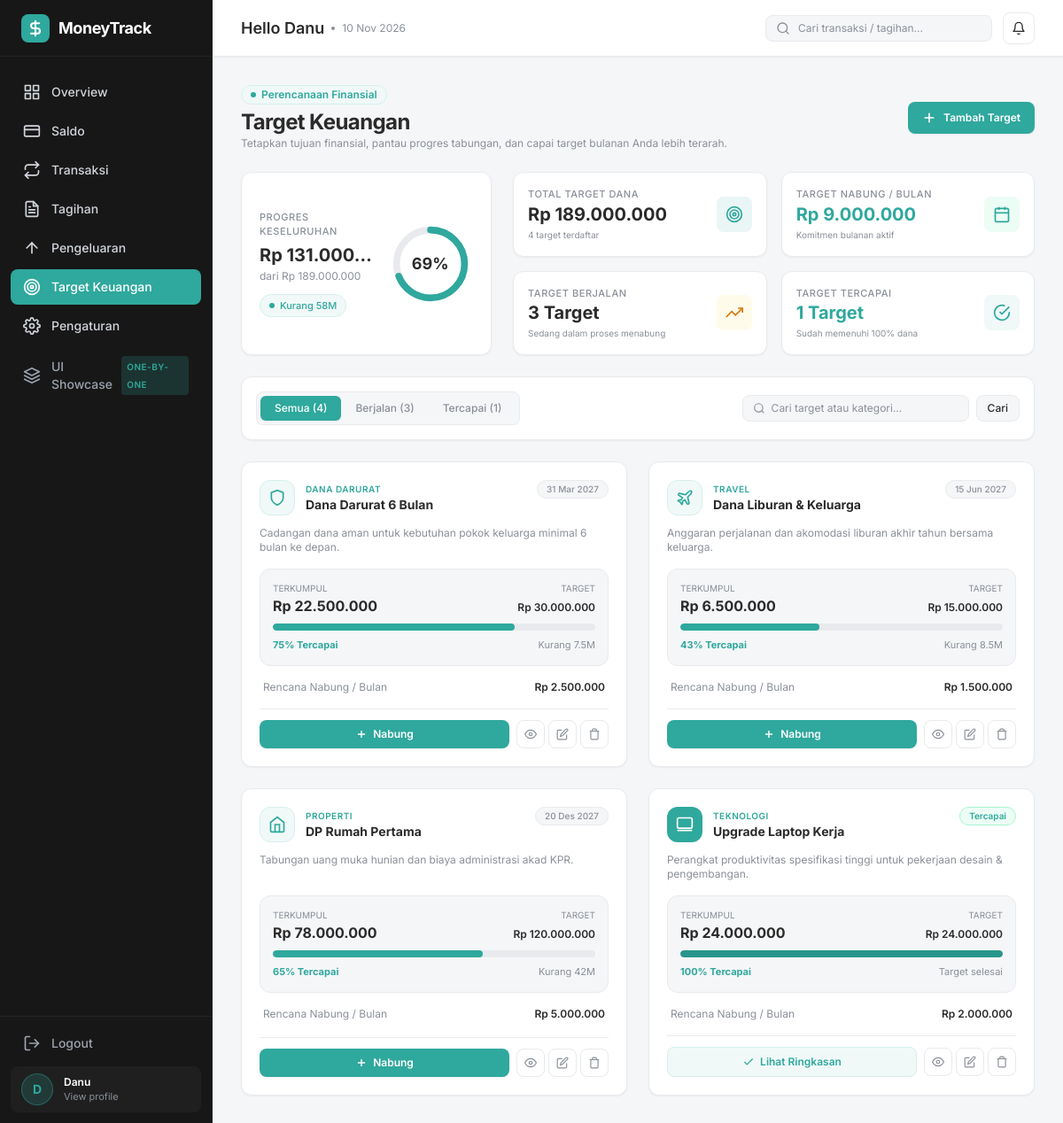
The page /goals on the database its author committed.
### tables this page shows
CREATE TABLE IF NOT EXISTS goals (
    id BIGINT UNSIGNED AUTO_INCREMENT PRIMARY KEY,
    user_id BIGINT UNSIGNED NOT NULL,
    title VARCHAR(120) NOT NULL,
    description VARCHAR(255) DEFAULT NULL,
    category_tag VARCHAR(50) NOT NULL DEFAULT 'Tabungan',
    target_amount DECIMAL(15,2) NOT NULL,
    current_amount DECIMAL(15,2) NOT NULL DEFAULT 0,
    monthly_target DECIMAL(15,2) NOT NULL DEFAULT 0,
    deadline_date DATE NOT NULL,
    icon VARCHAR(50) NOT NULL DEFAULT 'target',
    status ENUM('active', 'completed') NOT NULL DEFAULT 'active',
    created_at TIMESTAMP DEFAULT CURRENT_TIMESTAMP,
    updated_at TIMESTAMP DEFAULT CURRENT_TIMESTAMP ON UPDATE CURRENT_TIMESTAMP,
    CONSTRAINT fk_goals_user
        FOREIGN KEY (user_id)
        REFERENCES users(id)
        ON DELETE CASCADE
);

### views/goals/index.php (the view, shortened to what the rows shown need)
<?php
$searchQuery = $search ?? '';
function getGoalIconSvg(string $icon): string
{
    switch ($icon) {
        case 'shield':
            return '<svg class="w-5 h-5" viewBox="0 0 24 24" fill="none" stroke="currentColor" stroke-width="2"><path d="M12 22s8-4 8-10V5l-8-3-8 3v7c0 6 8 10 8 10z"></path></svg>';
        case 'home':
            return '<svg class="w-5 h-5" viewBox="0 0 24 24" fill="none" stroke="currentColor" stroke-width="2"><path d="M3 9l9-7 9 7v11a2 2 0 0 1-2 2H5a2 2 0 0 1-2-2z"></path><polyline points="9 22 9 12 15 12 15 22"></polyline></svg>';
        case 'laptop':
            return '<svg class="w-5 h-5" viewBox="0 0 24 24" fill="none" stroke="currentColor" stroke-width="2"><rect x="2" y="3" width="20" height="14" rx="2" ry="2"></rect><line x1="2" y1="20" x2="22" y2="20"></line></svg>';
        case 'plane':
            return '<svg class="w-5 h-5" viewBox="0 0 24 24" fill="none" stroke="currentColor" stroke-width="2"><path d="M17.8 19.2 16 11l3.5-3.5C21 6 21.5 4 21 3c-1-.5-3 0-4.5 1.5L13 8 4.8 6.2c-.5-.1-.9.1-1.1.5l-.3.5c-.2.5-.1 1 .3 1.3L9 12l-2 3H4l-1 1 3 2 2 3 1-1v-3l3-2 3.5 5.3c.3.4.8.5 1.3.3l.5-.2c.4-.3.6-.7.5-1.2z"></path></svg>';
        case 'trending-up':
            return '<svg class="w-5 h-5" viewBox="0 0 24 24" fill="none" stroke="currentColor" stroke-width="2"><polyline points="23 6 13.5 15.5 8.5 10.5 1 18"></polyline><polyline points="17 6 23 6 23 12"></polyline></svg>';
        case 'graduation-cap':
            return '<svg class="w-5 h-5" viewBox="0 0 24 24" fill="none" stroke="currentColor" stroke-width="2"><path d="M22 10v6M2 10l10-5 10 5-10 5z"></path><path d="M6 12v5c3 3 9 3 12 0v-5"></path></svg>';
        case 'car':
            return '<svg class="w-5 h-5" viewBox="0 0 24 24" fill="none" stroke="currentColor" stroke-width="2"><path d="M19 17h2c.6 0 1-.4 1-1v-3c0-.9-.7-1.7-1.5-1.9C18.7 10.6 16 10 16 10s-1.3-1.4-2.2-2.3c-.5-.4-1.1-.7-1.8-.7H5c-.6 0-1.1.4-1.4.9l-1.4 2.9C2.1 11 2 11.5 2 12v4c0 .6.4 1 1 1h2"></path><circle cx="7" cy="17" r="2"></circle><path d="M9 17h6"></path><circle cx="17" cy="17" r="2"></circle></svg>';
        default:
            return '<svg class="w-5 h-5" viewBox="0 0 24 24" fill="none" stroke="currentColor" stroke-width="2"><circle cx="12" cy="12" r="10"></circle><circle cx="12" cy="12" r="6"></circle><circle cx="12" cy="12" r="2"></circle></svg>';
    }
}
?>
<div class="space-y-6">
    <div class="flex flex-col sm:flex-row sm:items-center justify-between gap-4">
        <div>
            <h1 class="text-xl sm:text-2xl font-bold text-[#2B2B2B] tracking-tight">
                Target Keuangan
            </h1>
        </div>
    </div>
    <?php if (empty($goals)): ?>
        <div class="bg-white border border-[#E8EAED] rounded-xl p-12 text-center shadow-sm">
            <div class="w-12 h-12 rounded-full bg-[#F5F6F8] text-[#8A8F98] flex items-center justify-center mx-auto mb-3">
                <svg class="w-6 h-6" viewBox="0 0 24 24" fill="none" stroke="currentColor" stroke-width="2">
                    <circle cx="12" cy="12" r="10"></circle>
                    <circle cx="12" cy="12" r="6"></circle>
                    <circle cx="12" cy="12" r="2"></circle>
                </svg>
            </div>
            <h3 class="text-sm font-bold text-[#2B2B2B] mb-1">Belum Ada Target Keuangan</h3>
            <p class="text-xs text-[#8A8F98] mb-4">
                <?= !empty($searchQuery) ? 'Tidak ditemukan target yang cocok dengan kata kunci pencarian Anda.' : 'Mulai rencanakan impian finansial Anda dengan menambahkan target pertama.' ?>
            </p>
            <button
                type="button"
                onclick="openAddGoalModal()"
                class="inline-flex items-center gap-1.5 px-4 py-2 bg-[#2FA89D] text-white text-xs font-semibold rounded-lg shadow-sm hover:bg-[#27958B] transition-colors"
            >
                + Tambah Target Baru
            </button>
        </div>
    <?php else: ?>
        <div class="grid grid-cols-1 md:grid-cols-2 xl:grid-cols-3 gap-6">
            <?php foreach ($goals as $g): ?>
                <?php
                    $targetAmt = (float)$g['target_amount'];
                    $currentAmt = (float)$g['current_amount'];
                    $monthlyAmt = (float)$g['monthly_target'];
                    $pct = $targetAmt > 0 ? min(100, (int)round(($currentAmt / $targetAmt) * 100)) : 0;
                    $remaining = max(0, $targetAmt - $currentAmt);
                    $isCompleted = ($g['status'] === 'completed') || ($pct >= 100);
                    $deadlineLabel = formatIndonesianDate($g['deadline_date']);
                ?>
                <div class="bg-white border border-[#E8EAED] hover:border-[#2FA89D]/50 rounded-xl p-5 shadow-sm flex flex-col justify-between transition-all">
                    <div>
                        <div class="flex items-start justify-between gap-3 mb-3">
                            <div class="flex items-center gap-3 min-w-0">
                                <div class="w-10 h-10 rounded-xl flex items-center justify-center flex-shrink-0 <?= $isCompleted ? 'bg-[#2FA89D] text-white' : 'bg-[#F0F9F8] text-[#2FA89D] border border-[#D6F0ED]' ?>">
                                    <?= getGoalIconSvg($g['icon'] ?: 'target') ?>
                                </div>
                                <div class="min-w-0">
                                    <span class="text-[10px] font-semibold uppercase tracking-wider text-[#2FA89D] block">
                                        <?= e($g['category_tag']) ?>
                                    </span>
                                    <h3 class="text-sm font-bold text-[#2B2B2B] truncate" title="<?= e($g['title']) ?>">
                                        <?= e($g['title']) ?>
                                    </h3>
                                </div>
                            </div>
                            <?php if ($isCompleted): ?>
                                <span class="inline-flex items-center gap-1 px-2.5 py-0.5 rounded-full text-[10px] font-semibold bg-emerald-50 text-[#2FA89D] border border-emerald-200 flex-shrink-0">
                                    Tercapai
                                </span>
                            <?php else: ?>
                                <span class="inline-flex items-center px-2.5 py-0.5 rounded-full text-[10px] font-medium bg-[#F5F6F8] text-[#8A8F98] border border-[#E8EAED] flex-shrink-0">
                                    <?= e($deadlineLabel) ?>
                                </span>
                            <?php endif; ?>
                        </div>
                        <p class="text-xs text-[#8A8F98] mb-4 line-clamp-2 min-h-[32px]">
                            <?= e($g['description'] ?: 'Target tabungan pribadi MoneyTrack.') ?>
                        </p>
                        <div class="p-3.5 rounded-xl bg-[#F5F6F8] border border-[#E8EAED] mb-4">
                            <div class="flex items-baseline justify-between gap-2 mb-2">
                                <div>
                                    <span class="text-[10px] text-[#8A8F98] uppercase block">Terkumpul</span>
                                    <span class="text-base font-bold text-[#2B2B2B]"><?= formatRupiah($currentAmt) ?></span>
                                </div>
                                <div class="text-right">
                                    <span class="text-[10px] text-[#8A8F98] uppercase block">Target</span>
                                    <span class="text-xs font-semibold text-[#2B2B2B]"><?= formatRupiah($targetAmt) ?></span>
                                </div>
                            </div>
                            <div class="w-full h-2 bg-[#E8EAED] rounded-full overflow-hidden mb-2">
                                <div
                                    class="h-full rounded-full transition-all duration-700 <?= $isCompleted ? 'bg-[#27958B]' : 'bg-[#2FA89D]' ?>"
                                    style="width: <?= $pct ?>%;"
                                ></div>
                            </div>
                            <div class="flex items-center justify-between text-[11px]">
                                <span class="font-bold text-[#2FA89D]"><?= $pct ?>% Tercapai</span>
                                <span class="text-[#8A8F98]">
                                    <?= $isCompleted ? 'Target selesai' : 'Kurang ' . formatShortRupiah($remaining) ?>
                                </span>
                            </div>
                        </div>
                        <div class="flex items-center justify-between text-xs text-[#8A8F98] mb-4 px-1">
                            <span>Rencana Nabung / Bulan</span>
                            <span class="font-semibold text-[#2B2B2B]"><?= formatRupiah($monthlyAmt) ?></span>
                        </div>
                    </div>
                    <div class="pt-3 border-t border-[#E8EAED] flex items-center justify-between gap-2">
                        <?php if (!$isCompleted): ?>
                            <button
                                type="button"
                                onclick="openDepositGoalModal(<?= (int)$g['id'] ?>, <?= e(json_encode((string)$g['title'])) ?>, <?= $pct ?>, <?= e(json_encode(formatRupiah($remaining))) ?>)"
                                class="flex-1 inline-flex items-center justify-center gap-1.5 px-3 py-2 bg-[#2FA89D] hover:bg-[#27958B] text-white text-xs font-semibold rounded-lg shadow-sm transition-colors focus:outline-none"
                            >
                                <svg class="w-3.5 h-3.5" viewBox="0 0 24 24" fill="none" stroke="currentColor" stroke-width="2.5">
                                    <line x1="12" y1="5" x2="12" y2="19"></line>
                                    <line x1="5" y1="12" x2="19" y2="12"></line>
                                </svg>
                                <span>Nabung</span>
                            </button>
                        <?php else: ?>
                            <button
                                type="button"
                                onclick="openDetailGoalModal(<?= (int)$g['id'] ?>)"
                                class="flex-1 inline-flex items-center justify-center gap-1.5 px-3 py-2 bg-[#F0F9F8] hover:bg-[#D6F0ED] text-[#2FA89D] border border-[#D6F0ED] text-xs font-semibold rounded-lg transition-colors focus:outline-none"
                            >
                                <svg class="w-3.5 h-3.5" viewBox="0 0 24 24" fill="none" stroke="currentColor" stroke-width="2">
                                    <polyline points="20 6 9 17 4 12"></polyline>
                                </svg>
                                <span>Lihat Ringkasan</span>
                            </button>
                        <?php endif; ?>
                        <div class="flex items-center gap-1">
                            <button
                                type="button"
                                onclick="openDetailGoalModal(<?= (int)$g['id'] ?>)"
                                class="p-2 rounded-lg border border-[#E8EAED] text-[#8A8F98] hover:text-[#2FA89D] hover:border-[#2FA89D]/40 transition-colors focus:outline-none"
                                title="Detail target"
                            >
                                <svg class="w-3.5 h-3.5" viewBox="0 0 24 24" fill="none" stroke="currentColor" stroke-width="2">
                                    <path d="M1 12s4-8 11-8 11 8 11 8-4 8-11 8-11-8-11-8z"></path>
                                    <circle cx="12" cy="12" r="3"></circle>
                                </svg>
                            </button>
                            <button
                                type="button"
                                onclick="openEditGoalModal(<?= (int)$g['id'] ?>)"
                                class="p-2 rounded-lg border border-[#E8EAED] text-[#8A8F98] hover:text-[#2B2B2B] hover:bg-[#F5F6F8] transition-colors focus:outline-none"
                                title="Edit target"
                            >
                                <svg class="w-3.5 h-3.5" viewBox="0 0 24 24" fill="none" stroke="currentColor" stroke-width="2">
                                    <path d="M11 4H4a2 2 0 0 0-2 2v14a2 2 0 0 0 2 2h14a2 2 0 0 0 2-2v-7"></path>
                                    <path d="M18.5 2.5a2.121 2.121 0 0 1 3 3L12 15l-4 1 1-4 9.5-9.5z"></path>
                                </svg>
                            </button>
                            <button
                                type="button"
                                onclick="openDeleteGoalModal(<?= (int)$g['id'] ?>, <?= e(json_encode((string)$g['title'])) ?>)"
                                class="p-2 rounded-lg border border-[#E8EAED] text-[#8A8F98] hover:text-[#E56B6F] hover:bg-red-50 hover:border-red-200 transition-colors focus:outline-none"
                                title="Hapus target"
                            >
                                <svg class="w-3.5 h-3.5" viewBox="0 0 24 24" fill="none" stroke="currentColor" stroke-width="2">
                                    <polyline points="3 6 5 6 21 6"></polyline>
                                    <path d="M19 6v14a2 2 0 0 1-2 2H7a2 2 0 0 1-2-2V6m3 0V4a2 2 0 0 1 2-2h4a2 2 0 0 1 2 2v2"></path>
                                </svg>
                            </button>
                        </div>
                    </div>
                </div>
            <?php endforeach; ?>
        </div>
    <?php endif; ?>
</div>

### rows shown on the page
goals: icon "shield" (drawn), category_tag "DANA DARURAT", title "Dana Darurat 6 Bulan", deadline_date "31 Mar 2027", description "Cadangan dana aman untuk kebutuhan pokok keluarga minimal 6 bulan ke depan.", current_amount "Rp 22.500.000", target_amount "Rp 30.000.000", pct "75", formatShortRupiah($remaining) "7.5M", monthly_target "Rp 2.500.000"
goals: icon "plane" (drawn), category_tag "TRAVEL", title "Dana Liburan & Keluarga", deadline_date "15 Jun 2027", description "Anggaran perjalanan dan akomodasi liburan akhir tahun bersama keluarga.", current_amount "Rp 6.500.000", target_amount "Rp 15.000.000", pct "43", formatShortRupiah($remaining) "8.5M", monthly_target "Rp 1.500.000"
goals: icon "home" (drawn), category_tag "PROPERTI", title "DP Rumah Pertama", deadline_date "20 Des 2027", description "Tabungan uang muka hunian dan biaya administrasi akad KPR.", current_amount "Rp 78.000.000", target_amount "Rp 120.000.000", pct "65", formatShortRupiah($remaining) "42M", monthly_target "Rp 5.000.000"
goals: icon "laptop" (drawn), category_tag "TEKNOLOGI", title "Upgrade Laptop Kerja", status "Tercapai", description "Perangkat produktivitas spesifikasi tinggi untuk pekerjaan desain & pengembangan.", current_amount "Rp 24.000.000", target_amount "Rp 24.000.000", pct "100", monthly_target "Rp 2.000.000"

### other values the page prints
substr($userName, 0, 1) "D"
$userName "Danu"
explode(' ', $userName)[0] "Danu"
formatRupiah($summary['total_saved']) "Rp 131.000…"
formatRupiah($summary['total_target']) "Rp 189.000.000"
formatShortRupiah($summary['total_remaining']) "58M"
$overallPercent "69"
$summary['total_count'] "4"
formatRupiah($summary['total_monthly']) "Rp 9.000.000"
$summary['active_count'] "3"
$summary['completed_count'] "1"
